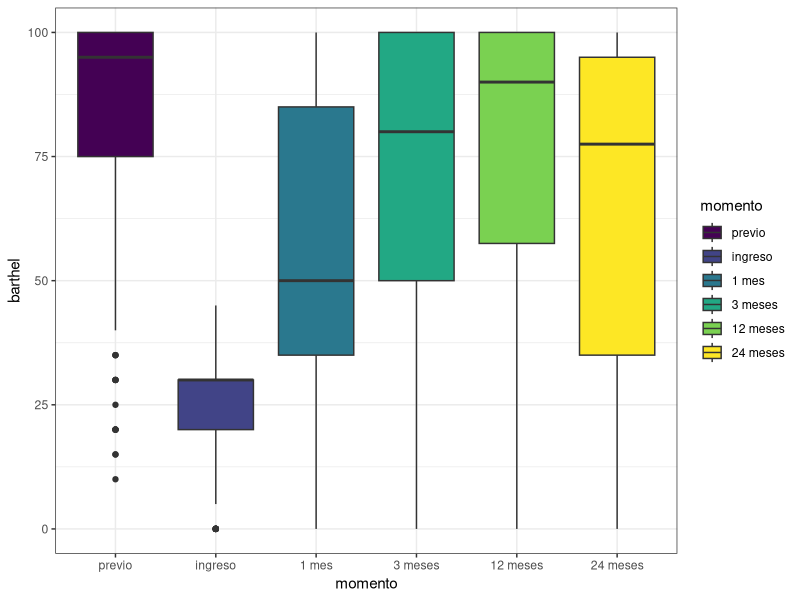
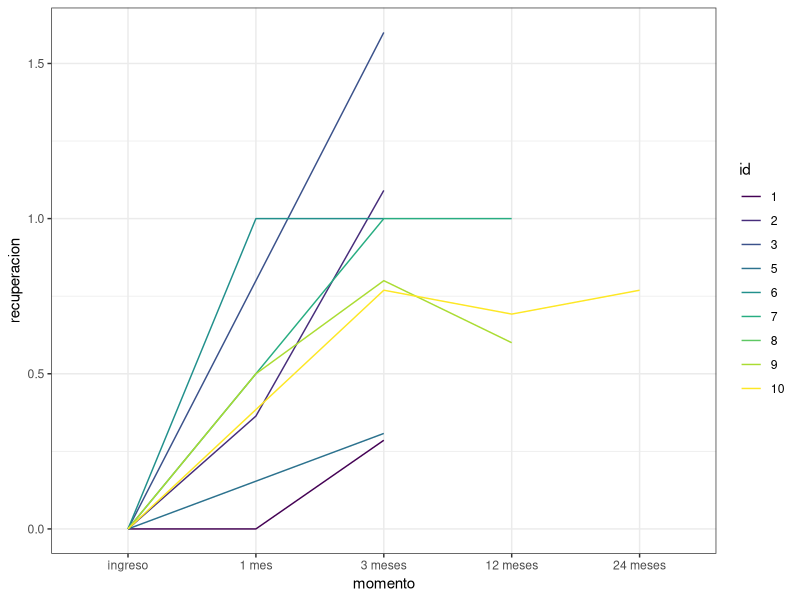
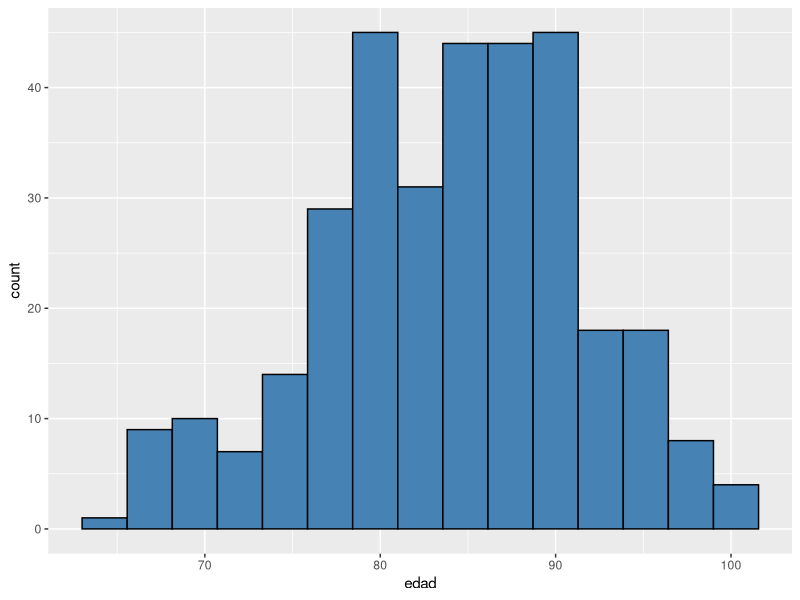

R code for these plots, in order:
## ---- chunk 1
knitr::opts_chunk$set(echo = F)
library(readxl)
library(tidyverse)
library(rstatix)# para hacer ANOVA RM
library(GGally)
library(lme4)
library(lmerTest) #para incluir los p valores
library(kableExtra)
## ---- chunk 2
data <- read_xlsx('recuperacion_funcional.xlsx') %>% filter(id!=53)
## ---- chunk 3
data <- data %>% 
   mutate(momento = factor(momento,
                           levels=c('previo', 'ingreso', 
                                   '1 mes', '3 meses', 
                                   '12 meses', '24 meses')))
## ---- chunk 4
data$momento %>% table() %>% t() %>%  kable() %>%
   kable_styling(latex_options = 'HOLD_position')
## ---- chunk 5
data %>% ggplot()+
   geom_boxplot(aes(x=momento, y=barthel, fill=momento))+
   theme(legend.position = 'none')+
   theme_bw()+scale_fill_viridis_d()
## ---- chunk 6
b_prev <- data %>% filter(momento=='previo') %>% 
   mutate(b_prev = barthel) %>% select(id,b_prev) %>% unique()
b_ini <- data %>% filter(momento=='ingreso') %>% 
   mutate(b_ini = barthel) %>% select(id,b_ini) %>% unique()
data <- data %>% left_join(b_prev, by='id')%>% left_join(b_ini, by='id')
## ---- chunk 7
data %>% filter(id%in%c(1:10), momento!='previo') %>% ggplot()+
   geom_line(aes(x=momento, y=recuperacion, group = factor(id),
                 color=factor(id)))+
   labs(color='id')+
   theme_bw()+
   scale_color_viridis_d()
## ---- chunk 8
data_id <- data %>% 
  distinct(id, .keep_all = TRUE)

ggplot(data_id, aes(x = edad)) +
  geom_histogram(bins = 15, fill = "steelblue", color = "black") 
## ---- chunk 9
# ya se hizo antes, en datos sobre momentos para verificar como se creaba recuperacion
data <- data %>% filter(momento!='previo')
## ---- chunk 10
data = data %>%  
   mutate(momento2 = case_when(momento == "ingreso" ~ -1,
                              momento == "1 mes" ~ 0,
                              momento == "3 meses" ~ 2,
                              momento == "12 meses" ~ 11,
                              momento == "24 meses" ~ 23,
                              TRUE ~ NA_real_))
## ---- chunk 11
data <- data %>% 
   mutate(edad2 = edad - 60,
          tratamiento = as.factor(tratamiento),
          domicilio = as.factor(domicilio),
          sexo = as.factor(sexo),
          id = as.factor(id))
## ---- chunk 12


data |>
  group_by(momento2) |>
  summarise(r_barthel = cor(barthel,recuperacion,use = "complete.obs"))
            



## ---- chunk 13
mod0 <- lm(recuperacion ~ 1, data=data)
mod1 <- lmer(recuperacion ~ 1 + (1|id), data=data, REML=F)
mod2 <- lmer(recuperacion ~ 1 + (momento2|id), data=data, REML=F)
## ---- chunk 14
L0 <- logLik(mod0)
L1 <- logLik(mod1)
LRT <- -2*(L0 - L1)
0.5*pchisq(LRT, 1, lower.tail = FALSE)
## ---- chunk 15
L2 <- logLik(mod2)
LRT <- -2*(L1 - L2)
pchisq(LRT,c(1,2),lower.tail = FALSE) |> mean()
## ---- chunk 16
mod3 <- lmer(recuperacion ~ momento2 + (1|id), data=data, REML=F)
mod4 <- lmer(recuperacion ~ 1 + (0+momento2|id), data=data, REML=F)
anova(mod3,mod4)
## ---- chunk 17
mod0 <- lmer(recuperacion ~ momento2 + (1|id), data=data)
summary(mod0, ddf = "Kenward-Roger")
## ---- chunk 18
mod1 = lmer(recuperacion ~ momento2 + sexo + edad2 + domicilio + (1|id), data= data)
anova(mod0,mod1) # se acepta el modelo nuevo
summary(mod1, ddf = "Kenward-Roger")
## ---- chunk 19
mod2= lmer(recuperacion ~ momento2 + edad2 + domicilio + tratamiento + (1|id),data= data) #sacamos sexo y agregamos tratamineto, comparamos con mod0
anova(mod0,mod2) #aceptamos el nuevo modelo
summary(mod2, ddf = "Kenward-Roger")
## ---- chunk 20
mod4= lmer(recuperacion ~ momento2 + edad2 + domicilio + tratamiento + barthel*momento2 + (1|id),data= data)
anova(mod3,mod4)
